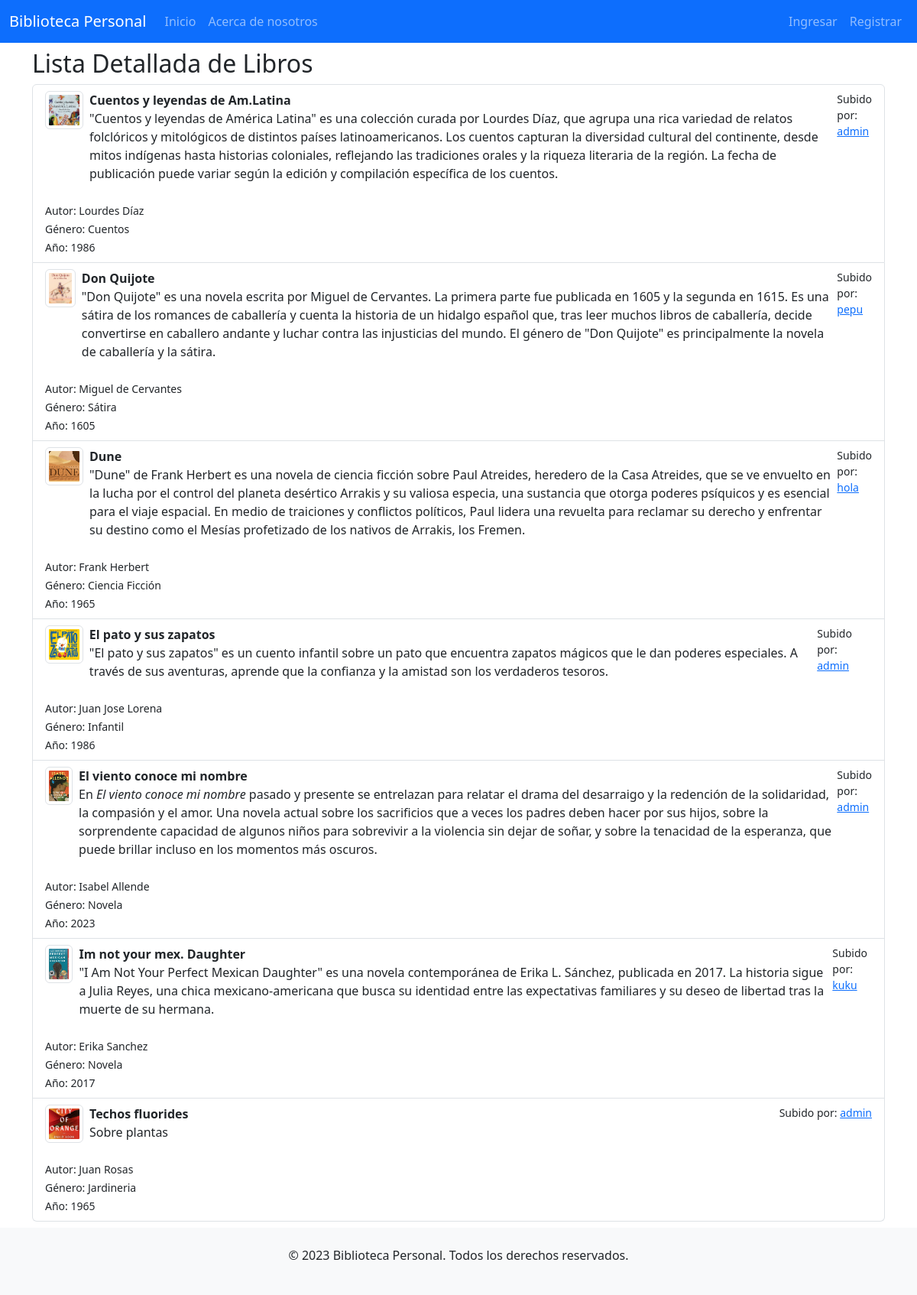
The app's page /libros/libros/detalle/ with its own data.
### libros/models.py (models this page shows, shortened)
class Libro(models.Model):
    titulo = models.CharField(max_length=255)
    autor = models.CharField(max_length=100)
    genero = models.CharField(max_length=50)
    descripcion = RichTextField(blank=True, null=True)
    imagen = models.ImageField(upload_to='libros/', blank=True, null=True)
    usuario = models.ForeignKey(User, on_delete=models.CASCADE, related_name='libros', null=True)
    ano_publicacion = models.IntegerField('Año de Publicación', blank=True, null=True)

### libros/views.py (the view)
# urls.py: path('libros/detalle/', views.lista_detalle_libros, name='lista_detalle_libros'),
def lista_detalle_libros(request):
    libros = Libro.objects.all().order_by('titulo')
    return render(request, 'libros/lista_detalle_libros.html', {'libros': libros})

### libros/templates/libros/lista_detalle_libros.html
{% extends 'inicio/homepage.html' %} {% load static %} {% block content %}
<h2>Lista Detallada de Libros</h2>
<div class="list-group">
  {% for libro in libros %}
  <div
    class="list-group-item list-group-item-action flex-column align-items-start"
  >
    <div class="d-flex w-100 justify-content-between">
      <img
        src="{% if libro.imagen %}{{ libro.imagen.url }}{% else %}{% static 'img/placeholder-icon.png' %}{% endif %}"
        class="img-fluid img-thumbnail"
        alt="{{ libro.titulo }}"
        style="width: 50px; height: 50px; object-fit: cover"
      />
      <div class="ms-2 me-auto">
        <div class="fw-bold">{{ libro.titulo }}</div>
        {{ libro.descripcion|safe }}
      </div>
      <small
        >Subido por:
        <a href="{% url 'ver_perfil_usuario' libro.usuario.id %}"
          >{{ libro.usuario.username }}</a
        ></small
      >
    </div>
    <div class="mt-2">
      <small>Autor: {{ libro.autor }}</small><br />
      <small>Género: {{ libro.genero }}</small><br />
      <small>Año: {{ libro.ano_publicacion }}</small>
    </div>
  </div>
  {% endfor %}
</div>
{% endblock %}

### static/css/custom.css (style rules this page uses)
.img-fluid { width: 100%; height: auto; }

### records on screen
Libro: imagen (picture), titulo "Cuentos y leyendas de Am.Latina", descripcion "\"Cuentos y leyendas de América Latina\" es una colección curada por Lourdes Díaz, que agrupa una rica variedad de relatos folclóricos y mitológicos de distintos países latinoamericanos. Los cuentos capturan la diversidad cultural del continente, desde mitos indígenas hasta historias coloniales, reflejando las tradiciones orales y la riqueza literaria de la región. La fecha de publicación puede variar según la edición y compilación específica de los cuentos.", usuario.username "admin", autor "Lourdes Díaz", genero "Cuentos", ano_publicacion "1986"
Libro: imagen (picture), titulo "Don Quijote", descripcion "\"Don Quijote\" es una novela escrita por Miguel de Cervantes. La primera parte fue publicada en 1605 y la segunda en 1615. Es una sátira de los romances de caballería y cuenta la historia de un hidalgo español que, tras leer muchos libros de caballería, decide convertirse en caballero andante y luchar contra las injusticias del mundo. El género de \"Don Quijote\" es principalmente la novela de caballería y la sátira.", usuario.username "pepu", autor "Miguel de Cervantes", genero "Sátira", ano_publicacion "1605"
Libro: imagen (picture), titulo "Dune", descripcion "\"Dune\" de Frank Herbert es una novela de ciencia ficción sobre Paul Atreides, heredero de la Casa Atreides, que se ve envuelto en la lucha por el control del planeta desértico Arrakis y su valiosa especia, una sustancia que otorga poderes psíquicos y es esencial para el viaje espacial. En medio de traiciones y conflictos políticos, Paul lidera una revuelta para reclamar su derecho y enfrentar su destino como el Mesías profetizado de los nativos de Arrakis, los Fremen.", usuario.username "hola", autor "Frank Herbert", genero "Ciencia Ficción", ano_publicacion "1965"
Libro: imagen (picture), titulo "El pato y sus zapatos", descripcion "\"El pato y sus zapatos\" es un cuento infantil sobre un pato que encuentra zapatos mágicos que le dan poderes especiales. A través de sus aventuras, aprende que la confianza y la amistad son los verdaderos tesoros.", usuario.username "admin", autor "Juan Jose Lorena", genero "Infantil", ano_publicacion "1986"
Libro: imagen (picture), titulo "El viento conoce mi nombre", descripcion "En El viento conoce mi nombre pasado y presente se entrelazan para relatar el drama del desarraigo y la redención de la solidaridad, la compasión y el amor. Una novela actual sobre los sacrificios que a veces los padres deben hacer por sus hijos, sobre la sorprendente capacidad de algunos niños para sobrevivir a la violencia sin dejar de soñar, y sobre la tenacidad de la esperanza, que puede brillar incluso en los momentos más oscuros.", usuario.username "admin", autor "Isabel Allende", genero "Novela", ano_publicacion "2023"
Libro: imagen (picture), titulo "Im not your mex. Daughter", descripcion "\"I Am Not Your Perfect Mexican Daughter\" es una novela contemporánea de Erika L. Sánchez, publicada en 2017. La historia sigue a Julia Reyes, una chica mexicano-americana que busca su identidad entre las expectativas familiares y su deseo de libertad tras la muerte de su hermana.", usuario.username "kuku", autor "Erika Sanchez", genero "Novela", ano_publicacion "2017"
Libro: imagen (picture), titulo "Techos fluorides", descripcion "Sobre plantas", usuario.username "admin", autor "Juan Rosas", genero "Jardineria", ano_publicacion "1965"
